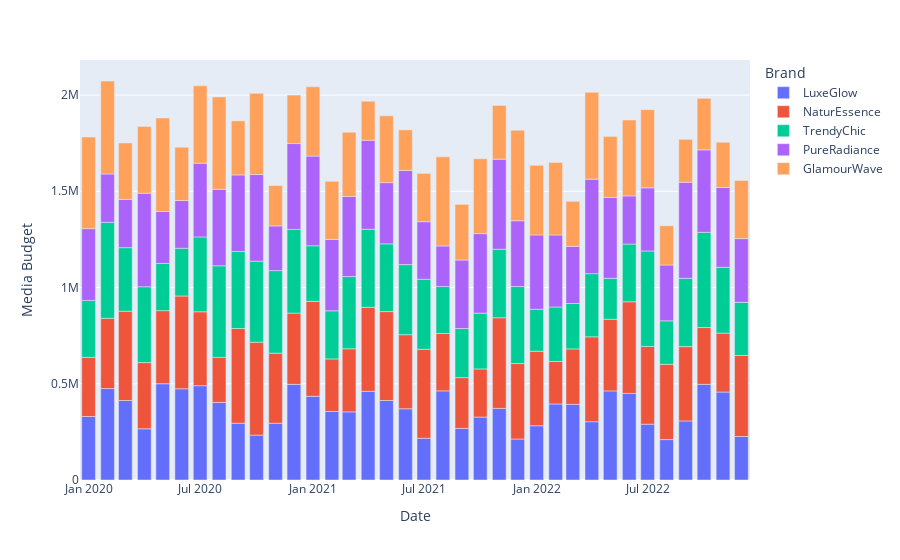

Source (notebook cell):
### Markdown cell above
The variable 'monthly contribution to Market Share' does not seem to follow any consistent or expected pattern.

### Code cell
fig_brands_rev = px.bar(raw_data, x='Date', y='Media Budget', color='Brand')
fig_brands_rev.show()
